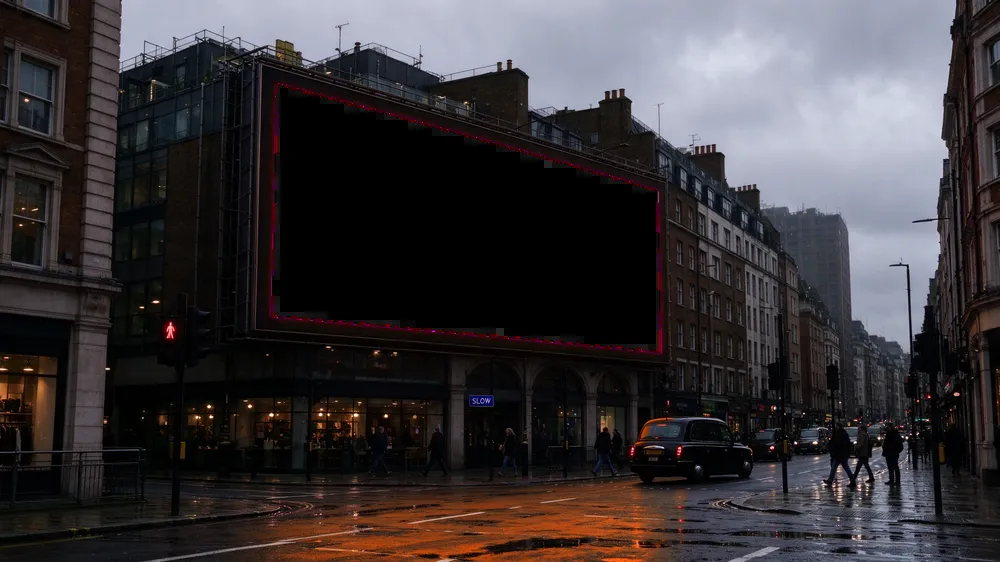
#> input picture design/films/billboard-hole.webp, 1000 x 562 px, shrunk from 2816 x 1584 before the run
$ python detect.py billboard-hole.webp billboard-lagos-hole.webp
#> lines starting #> are read from the running program, lines starting #| are printed output that depends on the picture; after the words box and inside, x2 and y2 are one past the last pixel; in counts of white or black regions, pixels touching at a corner belong together
# python3 detect.py in.png out.jpg  -> prints JSON quad of the magenta screen (TL,TR,BR,BL)
import sys, json, cv2, numpy as np
src, out = sys.argv[1], sys.argv[2]
im = cv2.imread(src)
#> im is the input picture: shape (562, 1000, 3); mean B, G, R 57, 54.3, 58.7
hsv = cv2.cvtColor(im, cv2.COLOR_BGR2HSV)
#> hsv: shape (562, 1000, 3); mean H, S, V 69, 68.2, 64.6
b, g, r = cv2.split(im.astype(np.int16))
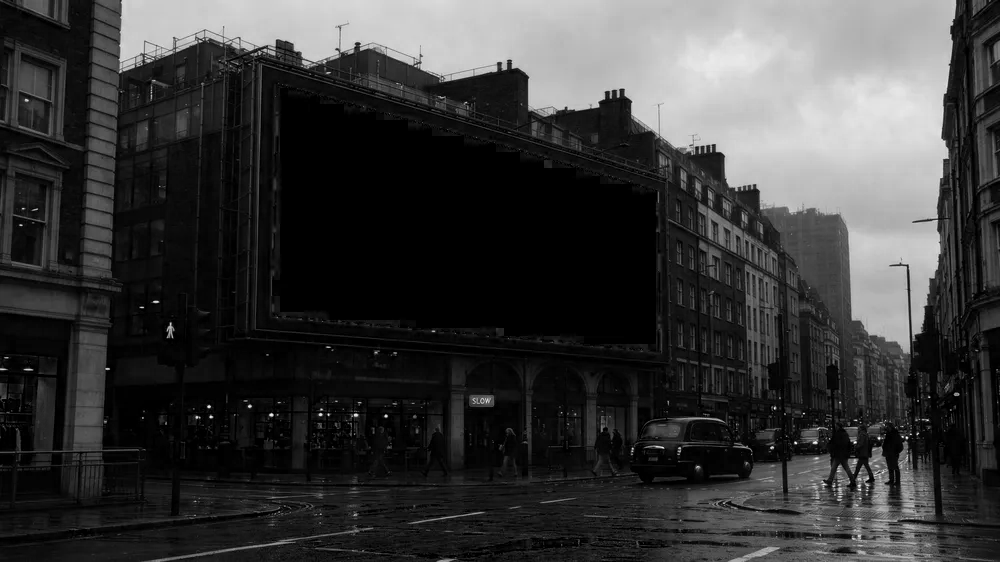
#> b: shape (562, 1000) int16; min 0, max 255, mean 57
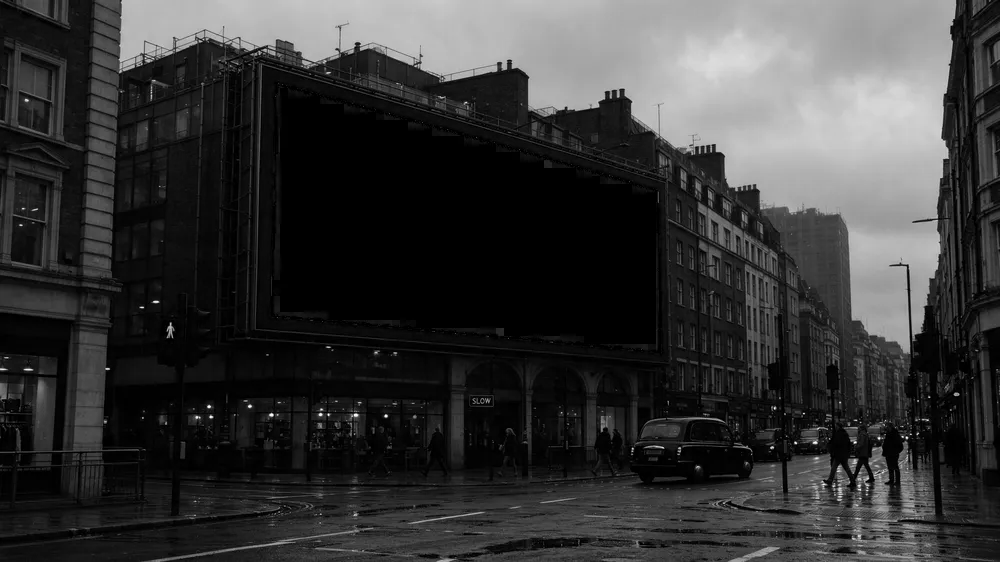
#> g: shape (562, 1000) int16; min 0, max 255, mean 54.3
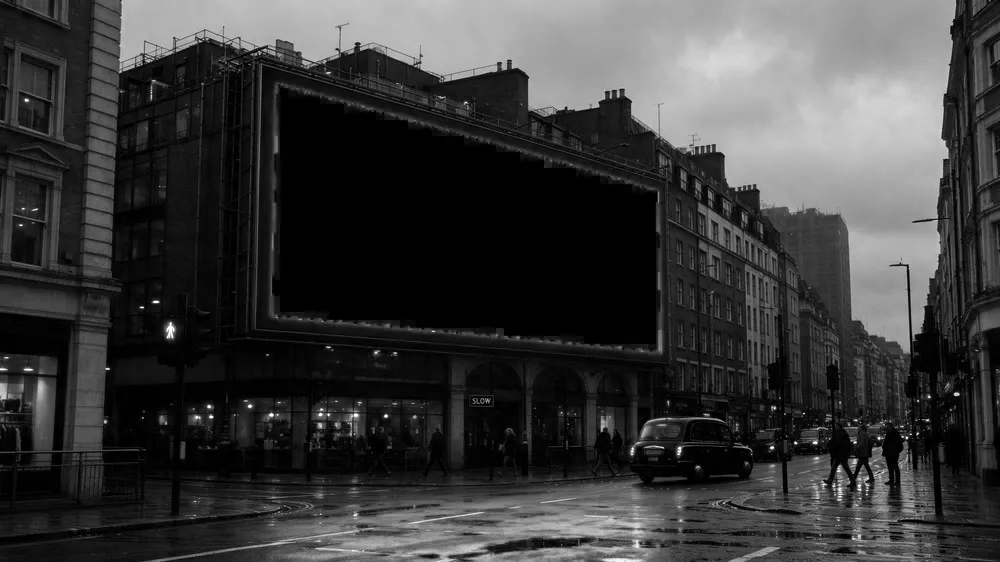
#> r: shape (562, 1000) int16; min 0, max 255, mean 58.7
mask = ((r > 150) & (b > 140) & (g < 110) & (r - g > 90) & (b - g > 70)).astype(np.uint8) * 255
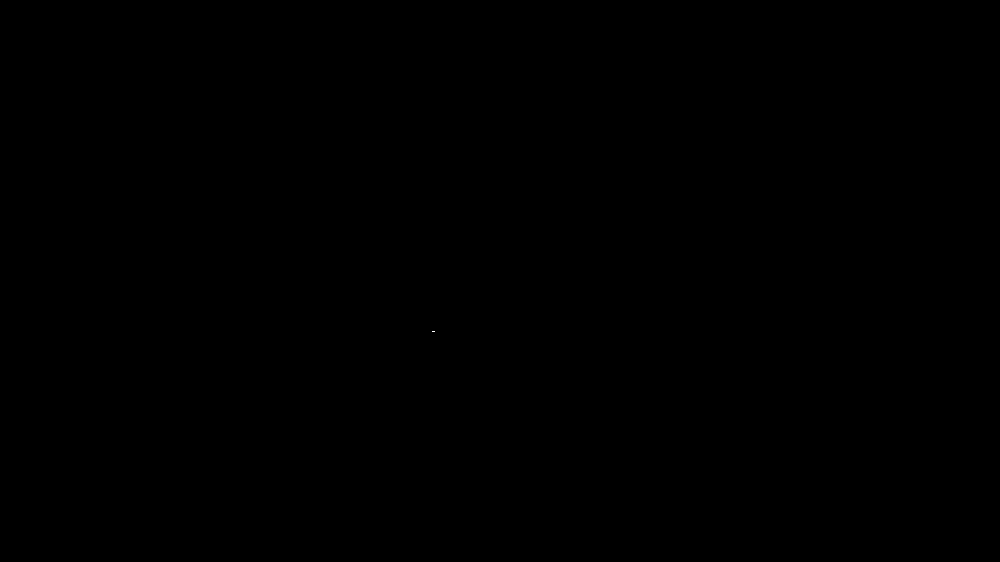
#> mask: shape (562, 1000); 0% white in thin lines or dots, all inside (x1, y1, x2, y2) = (432, 331, 435, 332)
mask = cv2.morphologyEx(mask, cv2.MORPH_CLOSE, np.ones((9, 9), np.uint8))
cnts, _ = cv2.findContours(mask, cv2.RETR_EXTERNAL, cv2.CHAIN_APPROX_SIMPLE)
#> cnts = [[[432, 331], [434, 331]]]
c = max(cnts, key=cv2.contourArea)
#> c = [[432, 331], [434, 331]]
hull = cv2.convexHull(c)
#> hull = [[434, 331], [432, 331]]
peri = cv2.arcLength(hull, True)
#> peri = 4
quad = None
for eps in [0.01, 0.015, 0.02, 0.03, 0.04, 0.05]:
    ap = cv2.approxPolyDP(hull, eps * peri, True)
    if len(ap) == 4:
        quad = ap.reshape(4, 2).astype(float); break
if quad is None:
    quad = cv2.boxPoints(cv2.minAreaRect(hull))
#> quad = [[434, 331], [432, 331], [432, 331], [434, 331]]
s = quad.sum(1); d = np.diff(quad, axis=1).ravel()
#> after `s = quad.sum(1)`: s = [765, 763, 763, 765]
#> after `d = np.diff(quad, axis=1).ravel()`: d = [-103, -101, -101, -103]
tl, br = quad[np.argmin(s)], quad[np.argmax(s)]
#> tl = [432, 331]; br = [434, 331]
tr, bl = quad[np.argmin(d)], quad[np.argmax(d)]
#> tr = [434, 331]; bl = [432, 331]
q = np.array([tl, tr, br, bl])
#> q = [[432, 331], [434, 331], [434, 331], [432, 331]]
# Paint the screen area dark (and a little beyond) so no magenta bleeds at the edges.
grow = cv2.dilate(mask, np.ones((7, 7), np.uint8))
#> grow: shape (562, 1000); 0.01% white; 1 white region, box (x1, y1, x2, y2) and area: (429, 328, 438, 335) 63
im[grow > 0] = (18, 16, 16)
#> im: shape (562, 1000, 3); 0.01% of pixels changed, all inside (x1, y1, x2, y2) = (429, 328, 438, 335)
cv2.imwrite(out, im, [cv2.IMWRITE_JPEG_QUALITY, 92])
print(json.dumps({"w": im.shape[1], "h": im.shape[0], "quad": q.round(1).tolist(), "area": float(cv2.contourArea(c))}))
#| {"w": 1000, "h": 562, "quad": [[432.0, 331.0], [434.0, 331.0], [434.0, 331.0], [432.0, 331.0]], "area": 0.0}

$ run again, on design/films/laptop-hole.webp
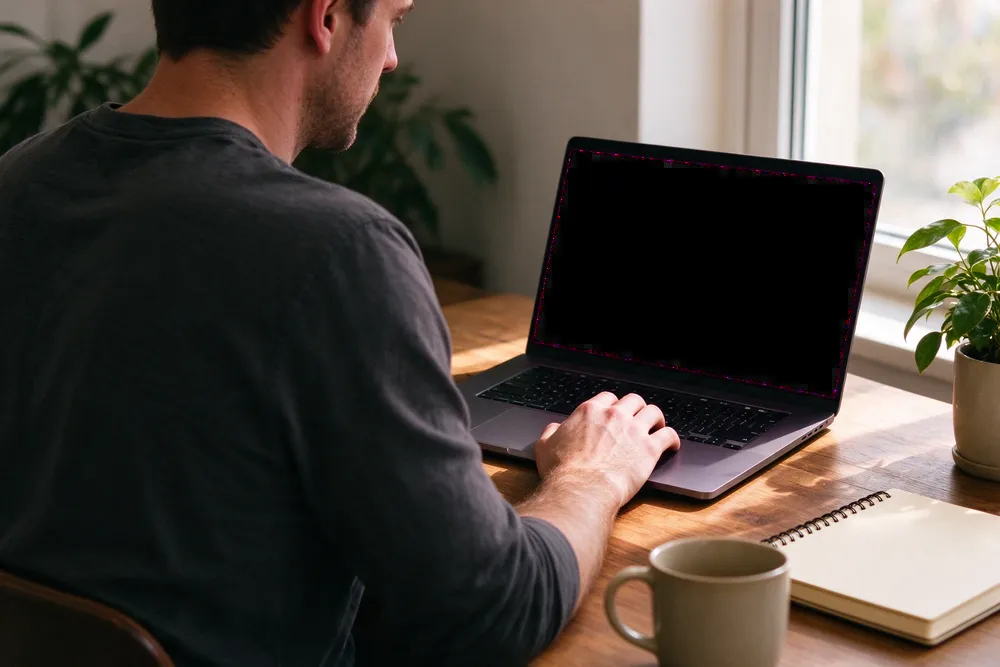
#> input picture design/films/laptop-hole.webp, 1000 x 667 px, shrunk from 2496 x 1664 before the run
#> im is the input picture: shape (667, 1000, 3); mean B, G, R 65.4, 72.7, 80.8
#> hsv: shape (667, 1000, 3); mean H, S, V 52, 71.1, 83.2
#> `b, g, r = cv2.split(im.astype(np.int16))`:
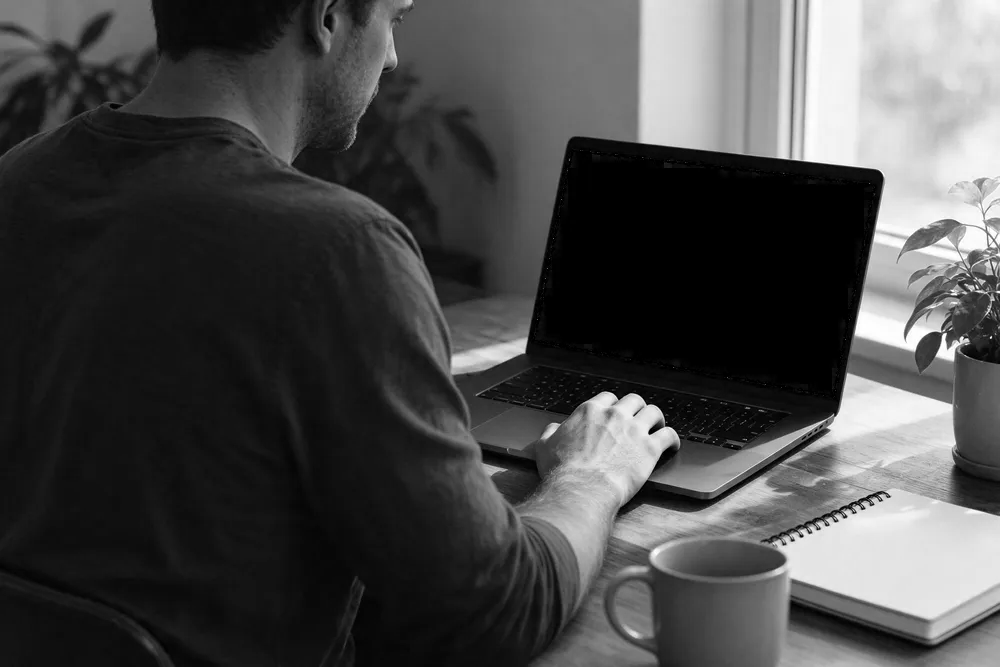
#> g: shape (667, 1000) int16; min 0, max 255, mean 72.7
#> `b, g, r = cv2.split(im.astype(np.int16))`:
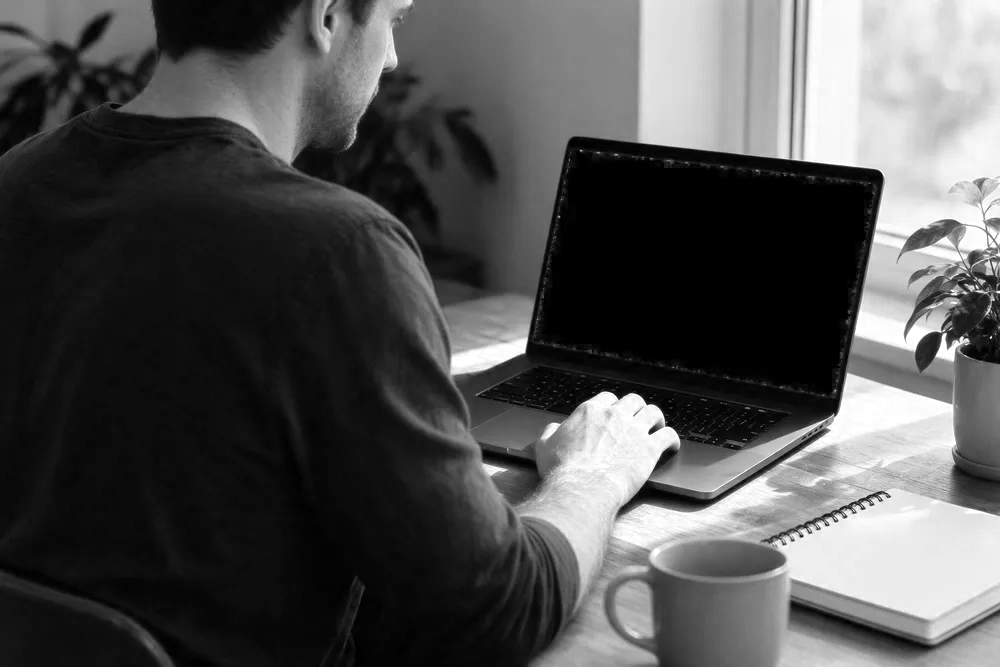
#> r: shape (667, 1000) int16; min 0, max 255, mean 80.8
#> mask: shape (667, 1000); 0% white in thin lines or dots, all inside (x1, y1, x2, y2) = (835, 390, 836, 391)
#> cnts = [[[835, 390]]]
#> c = [[835, 390]]
#> peri = 0
#> quad = [[835, 390], [835, 390], [835, 390], [835, 390]]
#> s = [1225, 1225, 1225, 1225]
#> d = [-445, -445, -445, -445]
#> tl = [835, 390]
#> q = [[835, 390], [835, 390], [835, 390], [835, 390]]
#> grow: shape (667, 1000); 0.01% white; 1 white region, box (x1, y1, x2, y2) and area: (832, 387, 839, 394) 49
#> im: shape (667, 1000, 3); 0.01% of pixels changed, all inside (x1, y1, x2, y2) = (832, 387, 839, 394)
#| {"w": 1000, "h": 667, "quad": [[835.0, 390.0], [835.0, 390.0], [835.0, 390.0], [835.0, 390.0]], "area": 0.0}
